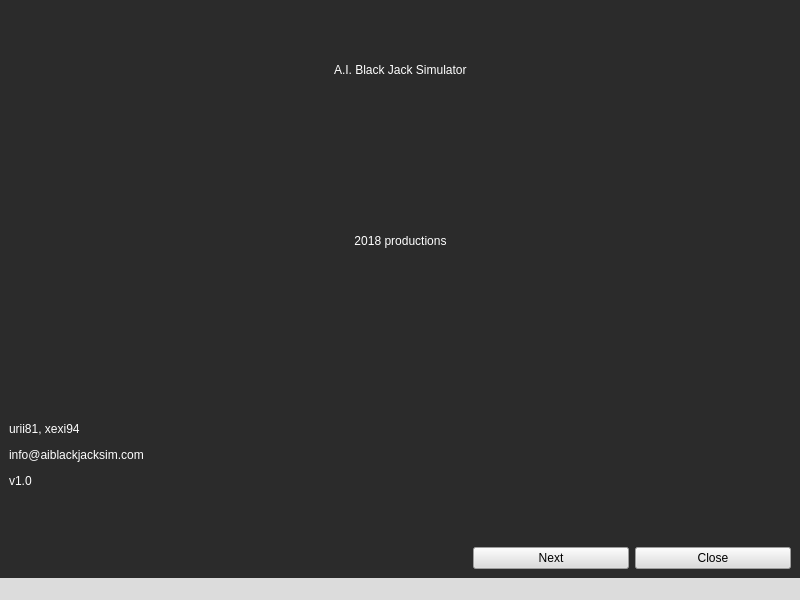
<?xml version="1.0" encoding="UTF-8"?>
<ui version="4.0">
 <class>MainWindow</class>
 <widget class="QMainWindow" name="MainWindow">
  <property name="geometry">
   <rect>
    <x>0</x>
    <y>0</y>
    <width>800</width>
    <height>600</height>
   </rect>
  </property>
  <property name="windowTitle">
   <string>A.I. BlackJack Simulator</string>
  </property>
  <property name="windowIcon">
   <iconset>
    <normaloff>:/reso/images/logo01.png</normaloff>:/reso/images/logo01.png</iconset>
  </property>
  <property name="styleSheet">
   <string notr="true">background-color: rgb(43, 43, 43);</string>
  </property>
  <widget class="QWidget" name="centralwidget">
   <layout class="QGridLayout" name="gridLayout">
    <item row="0" column="1">
     <layout class="QGridLayout" name="gridLayout_4"/>
    </item>
    <item row="0" column="2">
     <spacer name="horizontalSpacer_2">
      <property name="orientation">
       <enum>Qt::Horizontal</enum>
      </property>
      <property name="sizeHint" stdset="0">
       <size>
        <width>40</width>
        <height>20</height>
       </size>
      </property>
     </spacer>
    </item>
    <item row="5" column="0" rowspan="2">
     <layout class="QGridLayout" name="gridLayout_6">
      <item row="0" column="0">
       <widget class="QLabel" name="label_3">
        <property name="styleSheet">
         <string notr="true">
color: rgb(255, 255, 255);
</string>
        </property>
        <property name="text">
         <string>&lt;html&gt;&lt;head/&gt;&lt;body&gt;&lt;p&gt;urii81, xexi94&lt;/p&gt;&lt;p&gt;info@aiblackjacksim.com&lt;/p&gt;&lt;p&gt;v1.0&lt;/p&gt;&lt;/body&gt;&lt;/html&gt;</string>
        </property>
       </widget>
      </item>
     </layout>
    </item>
    <item row="0" column="0">
     <layout class="QGridLayout" name="gridLayout_3">
      <item row="0" column="0">
       <spacer name="horizontalSpacer">
        <property name="orientation">
         <enum>Qt::Horizontal</enum>
        </property>
        <property name="sizeHint" stdset="0">
         <size>
          <width>40</width>
          <height>20</height>
         </size>
        </property>
       </spacer>
      </item>
     </layout>
    </item>
    <item row="5" column="2">
     <spacer name="verticalSpacer_5">
      <property name="orientation">
       <enum>Qt::Vertical</enum>
      </property>
      <property name="sizeHint" stdset="0">
       <size>
        <width>20</width>
        <height>40</height>
       </size>
      </property>
     </spacer>
    </item>
    <item row="3" column="2">
     <spacer name="verticalSpacer_6">
      <property name="orientation">
       <enum>Qt::Vertical</enum>
      </property>
      <property name="sizeHint" stdset="0">
       <size>
        <width>20</width>
        <height>40</height>
       </size>
      </property>
     </spacer>
    </item>
    <item row="1" column="2">
     <spacer name="verticalSpacer_2">
      <property name="orientation">
       <enum>Qt::Vertical</enum>
      </property>
      <property name="sizeHint" stdset="0">
       <size>
        <width>20</width>
        <height>40</height>
       </size>
      </property>
     </spacer>
    </item>
    <item row="3" column="1">
     <layout class="QGridLayout" name="gridLayout_7">
      <item row="0" column="0">
       <widget class="QLabel" name="label_4">
        <property name="styleSheet">
         <string notr="true">color: rgb(255, 255, 255);</string>
        </property>
        <property name="text">
         <string>&lt;html&gt;&lt;head/&gt;&lt;body&gt;&lt;p align=&quot;center&quot;&gt;2018 productions&lt;/p&gt;&lt;/body&gt;&lt;/html&gt;</string>
        </property>
       </widget>
      </item>
     </layout>
    </item>
    <item row="6" column="2">
     <spacer name="verticalSpacer_4">
      <property name="orientation">
       <enum>Qt::Vertical</enum>
      </property>
      <property name="sizeHint" stdset="0">
       <size>
        <width>20</width>
        <height>40</height>
       </size>
      </property>
     </spacer>
    </item>
    <item row="2" column="2">
     <spacer name="verticalSpacer_3">
      <property name="orientation">
       <enum>Qt::Vertical</enum>
      </property>
      <property name="sizeHint" stdset="0">
       <size>
        <width>20</width>
        <height>40</height>
       </size>
      </property>
     </spacer>
    </item>
    <item row="7" column="2">
     <layout class="QHBoxLayout" name="horizontalLayout_2">
      <item>
       <widget class="QPushButton" name="pushButton_2">
        <property name="styleSheet">
         <string notr="true">background-color: rgb(220, 220, 220);
</string>
        </property>
        <property name="text">
         <string>Next</string>
        </property>
       </widget>
      </item>
      <item>
       <widget class="QPushButton" name="pushButton">
        <property name="styleSheet">
         <string notr="true">background-color: rgb(220, 220, 220);</string>
        </property>
        <property name="text">
         <string>Close</string>
        </property>
       </widget>
      </item>
     </layout>
    </item>
    <item row="4" column="2">
     <spacer name="verticalSpacer_7">
      <property name="orientation">
       <enum>Qt::Vertical</enum>
      </property>
      <property name="sizeHint" stdset="0">
       <size>
        <width>20</width>
        <height>40</height>
       </size>
      </property>
     </spacer>
    </item>
    <item row="1" column="1">
     <layout class="QGridLayout" name="gridLayout_2">
      <item row="0" column="0" alignment="Qt::AlignHCenter">
       <widget class="QLabel" name="label_2">
        <property name="styleSheet">
         <string notr="true">font: 75 14pt &quot;Cantarell&quot;;
color: rgb(255, 255, 255);</string>
        </property>
        <property name="text">
         <string>A.I. Black Jack Simulator</string>
        </property>
       </widget>
      </item>
     </layout>
    </item>
    <item row="7" column="0" colspan="2">
     <layout class="QGridLayout" name="gridLayout_5"/>
    </item>
   </layout>
   <zorder>horizontalSpacer_2</zorder>
   <zorder>verticalSpacer_2</zorder>
   <zorder>verticalSpacer_3</zorder>
   <zorder>verticalSpacer_4</zorder>
   <zorder>verticalSpacer_5</zorder>
   <zorder>verticalSpacer_6</zorder>
   <zorder>verticalSpacer_7</zorder>
  </widget>
  <widget class="QMenuBar" name="menubar">
   <property name="geometry">
    <rect>
     <x>0</x>
     <y>0</y>
     <width>800</width>
     <height>26</height>
    </rect>
   </property>
  </widget>
  <widget class="QStatusBar" name="statusbar">
   <property name="autoFillBackground">
    <bool>false</bool>
   </property>
   <property name="styleSheet">
    <string notr="true">background-color: rgb(220, 220, 220);
</string>
   </property>
  </widget>
 </widget>
 <resources/>
 <connections/>
</ui>
